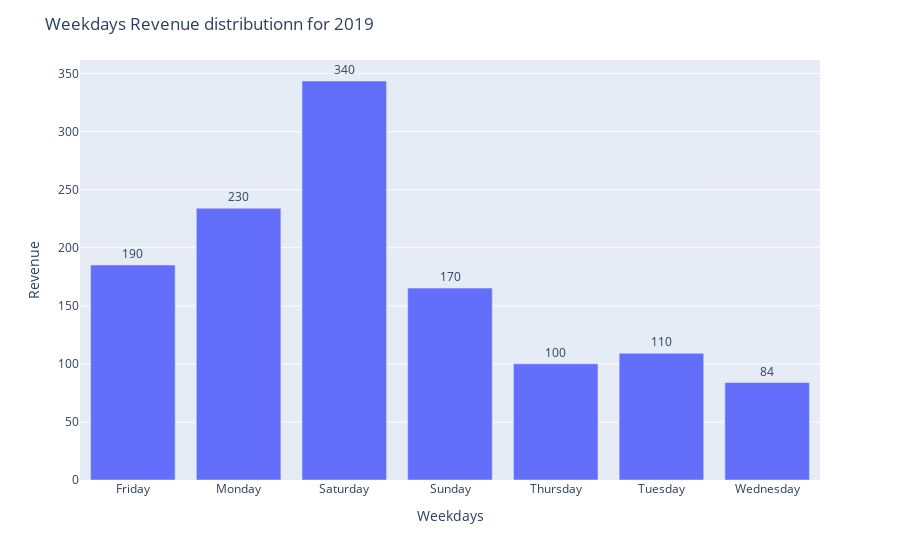

The notebook cell saved with this chart:
### Code cell
#Plotting Weekdays Revenue distribution for 2019

fig = px.bar(x=weekday_2019.index, y=weekday_2019['Revenue'],text=round(weekday_2019['Revenue']))
fig.update_traces(texttemplate='%{text:.2s}', textposition='outside')
fig.update_xaxes(title= 'Weekdays',ticklen= 5,zeroline= False)
fig.update_yaxes(title= 'Revenue',ticklen= 5,zeroline= False) 
fig.update_layout(
    title_text='Weekdays Revenue distributionn for 2019')

fig.show()

### Figure 1 — Plotly figure (JSON) as saved in the notebook; plotly's stock layout.template omitted (floating-point values rounded to 4 significant figures)
{"data": [{"alignmentgroup": "True", "hovertemplate": "x=%{x}<br>y=%{y}<br>text=%{text}<extra></extra>", "legendgroup": "", "marker": {"color": "#636efa"}, "name": "", "offsetgroup": "", "orientation": "v", "showlegend": false, "text": [185, 234, 344, 165, 100, 109, 84], "textposition": "outside", "texttemplate": "%{text:.2s}", "type": "bar", "x": ["Friday", "Monday", "Saturday", "Sunday", "Thursday", "Tuesday", "Wednesday"], "xaxis": "x", "y": [185.2, 234.0, 343.6, 165.3, 100.1, 109.2, 83.95], "yaxis": "y"}], "layout": {"barmode": "relative", "legend": {"tracegroupgap": 0}, "margin": {"t": 60}, "title": {"text": "Weekdays Revenue distributionn for 2019"}, "xaxis": {"anchor": "y", "domain": [0, 1], "ticklen": 5, "title": {"text": "Weekdays"}, "zeroline": false}, "yaxis": {"anchor": "x", "domain": [0, 1], "ticklen": 5, "title": {"text": "Revenue"}, "zeroline": false}}}
